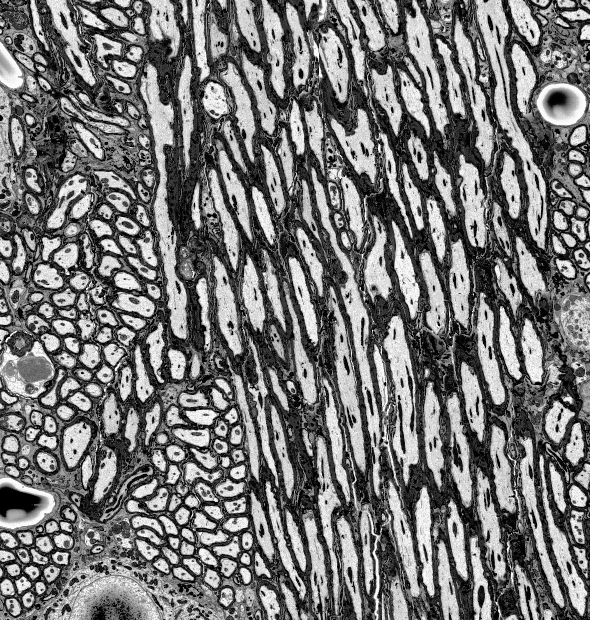
#> input picture cropedEM/Crop_mendedEM-0034.tiff, 590 x 620 px, given in place of cropedEM, which was not available
$ python multisaar2.py cropedEM out   (Python 2 division)   (older library calls are emulated)
#> lines starting #> are read from the running program, lines starting #| are printed output that depends on the picture; after the words box and inside, x2 and y2 are one past the last pixel; in counts of white or black regions, pixels touching at a corner belong together; pictures that were not available may be replaced by others from this repository, and a replacement may not be noted
import cv2
import numpy as np
import os
import sys
import glob
import code
import tifffile
from timeit import default_timer as timer

from scipy import ndimage as nd

from skimage import measure
try:
    from skimage import filters
except ImportError:
    from skimage import filter as filters

import matplotlib.pyplot as plt

import multiprocessing
from multiprocessing.dummy import Pool as ThreadPool
import functools

NUMBERCORES = multiprocessing.cpu_count()
print "Found " + str(NUMBERCORES) + " number of cores. Using " + str(NUMBERCORES - 1) + "."
NUMBERCORES -= 1

def findBBDimensions(listofpixels):
	if len(listofpixels) == 0:
		return None
	else:
		xs = [x[0] for x in listofpixels]
		ys = [y[1] for y in listofpixels]

		minxs = min(xs)
		maxxs = max(xs)

		minys = min(ys)
		maxys = max(ys)

		dx = max(xs) - min(xs)
		dy = max(ys) - min(ys)

		return [minxs, maxxs+1, minys, maxys+1], [dx, dy]

def adjustThresh(originalImg, value):
	ret,thresh1 = cv2.threshold(originalImg, int(value), 255, cv2.THRESH_BINARY)
	kernel = np.ones((2,2),np.uint8)
	#thresh1 = cv2.morphologyEx(thresh1, cv2.MORPH_OPEN, kernel)
	thresh1 = cv2.morphologyEx(thresh1, cv2.MORPH_CLOSE, kernel)
	return thresh1

def nothing(x):
    pass

def processEntireStack(path, threshValue, emPaths):
	pool = ThreadPool(NUMBERCORES)

	emImages = [cv2.imread(emPaths[z], -1) for z in xrange(len(emPaths))]

	result = pool.map(functools.partial(adjustThresh, value = threshValue), emImages)
	result2 = pool.map(contourAndErode, result)
	print "length of result: " + str(len(result2))
	return result2

def contourAndErode(threshImg):
	blank = np.zeros(threshImg.shape)
	kernel = np.ones((3,3),np.uint8)
	if cv2.__version__[0] == '3':
		contourImage, contours, hierarchy = cv2.findContours(threshImg, cv2.RETR_LIST, cv2.CHAIN_APPROX_NONE )
	else:
		contours, hierarchy = cv2.findContours(threshImg, cv2.RETR_LIST, cv2.CHAIN_APPROX_NONE )
	cv2.drawContours(blank, contours, -1, (255,255,255), -1)
	kernel = np.ones((2,2),np.uint8)
	blank = cv2.morphologyEx(blank, cv2.MORPH_CLOSE, kernel)

	blank = cv2.erode(blank, kernel, 1)
	return blank

def transformBlob(blob, displacement):
	dx, dy = displacement

	transformedBlob = [(point[0] + dx, point[1] + dy) for point in blob]

	return transformedBlob

def cleanLabels(img):
	kernel = np.ones((14,14),np.uint8)
	blankResult = np.zeros(img.shape, dtype=np.uint16)
	uniqueLabels = np.unique(img)[1:]
	for lab in uniqueLabels:
		indices = np.where(img==lab)
		if (indices[0].size < 10):
			#print "small label detected, skipping..."
			continue
		blob = zip(indices[0], indices[1])
		box, dimensions = findBBDimensions(blob)

		offset = [-10, 10, -10, 10]
		if (box[0] + offset[0]) < 0:
			offset[0] = 0 - box[0]
		if (box[1] + offset[1]) > img.shape[0]:
			offset[1] = img.shape[0] - box[1]
		if (box[2] + offset[2]) < 0:
			offset[2] = 0 - box[2]
		if (box[3] + offset[3]) > img.shape[1]:
			offset[3] = img.shape[1] - box[3]
		window = img[box[0] + offset[0]:box[1] + offset[1],box[2] + offset[2]:box[3] + offset[3]]
		localIndices = np.where(window==lab)
		blankImg = np.zeros(window.shape)

		blankImg[localIndices] = 99999

		blankImg = cv2.dilate(blankImg, kernel, 2)
		blankImg = cv2.erode(blankImg, kernel, 1)
		nonz = np.nonzero(blankImg)
		localBlob = zip(nonz[0],nonz[1])


		finalBlob = transformBlob(localBlob, (box[0] + offset[0], box[2] + offset[2]))

		blankResult[zip(*finalBlob)] = lab

	return blankResult

def main():
	emFolderPath = sys.argv[1]
	emPaths = sorted(glob.glob(emFolderPath +'*'))
	outputFolderPath = sys.argv[2]

	em = emPaths[0]
	img = cv2.imread(em, -1)
#> img is the input picture: shape (620, 590); min 0, max 253, mean 117.6
	oldThresh = 200
	cv2.namedWindow('image')

	# create trackbars for picking threshold
	cv2.createTrackbar('Threshold', 'image', 0, 255, nothing)
#> slider 'Threshold' is set to 85
	threshImg = img
	while(1):
		try:

			threshImg = cv2.resize(threshImg, (1900, 1200))
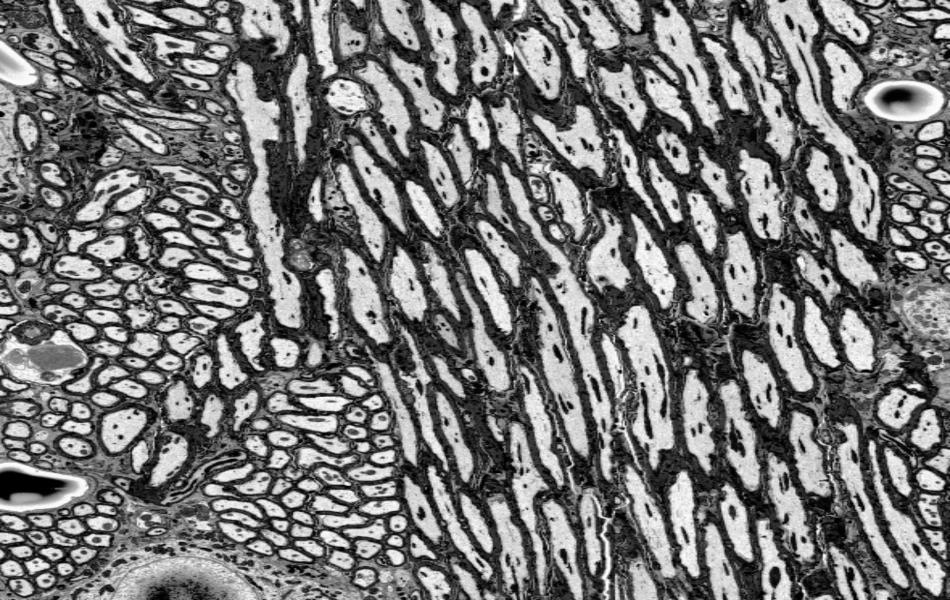
#> threshImg: shape (1200, 1900) (shown at 1/2 size); min 0, max 253, mean 117.5
			cv2.imshow('image', threshImg)
		except:
			print 'WARNING: cv2 did not read the image correctly'
		k = cv2.waitKey(1)
#> (key Esc is pressed here)
		if k == 32:
			break
		# get current positions of four trackbars
		r = cv2.getTrackbarPos('Threshold','image')
		if (r != oldThresh):
			oldThresh = r
			threshImg = adjustThresh(img, r)
#> in adjustThresh, `ret,thresh1 = cv2.threshold(originalImg, int(value), 255, cv2.THRESH_B..`:
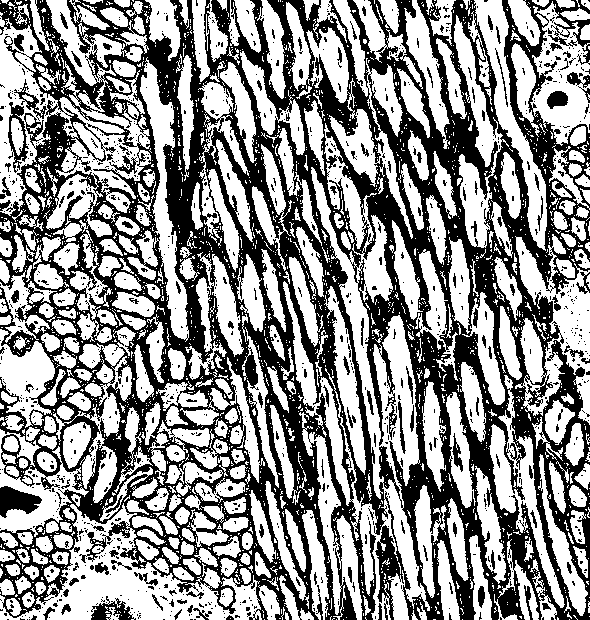
#> thresh1: shape (620, 590); 56.6% white; 1166 black regions (1038 under 20 px), largest, box (x1, y1, x2, y2) and area: (0, 0, 590, 620) 146579, (0, 486, 42, 518) 811, (8, 102, 29, 173) 518
#> in adjustThresh, `ret,thresh1 = cv2.threshold(originalImg, int(value), 255, cv2.THRESH_B..`: ret = 85
#> in adjustThresh, `thresh1 = cv2.morphologyEx(thresh1, cv2.MORPH_CLOSE, kernel)`:
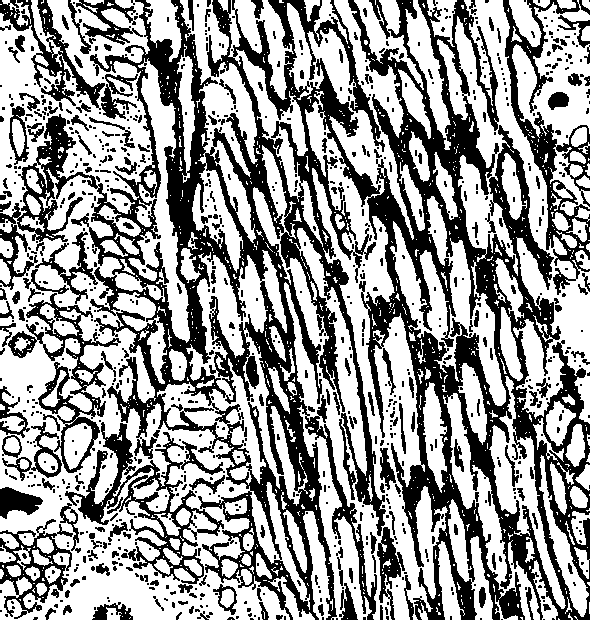
#> thresh1: shape (620, 590); 59.9% white; 892 black regions (671 under 20 px), largest, box (x1, y1, x2, y2) and area: (0, 0, 590, 620) 103094, (65, 422, 225, 584) 5654, (503, 0, 590, 295) 5625

	cv2.destroyAllWindows()
	startMain = timer()
	print "Contouring entire stack..."
	blank = processEntireStack('ok', oldThresh, emPaths)
#> in processEntireStack, `emImages = [cv2.imread(emPaths[z], -1) for z in xrange(len(emPaths))]`: emImages = 1 item
#| length of result: 1
#> blank = 1 item
	blank = np.dstack(blank)
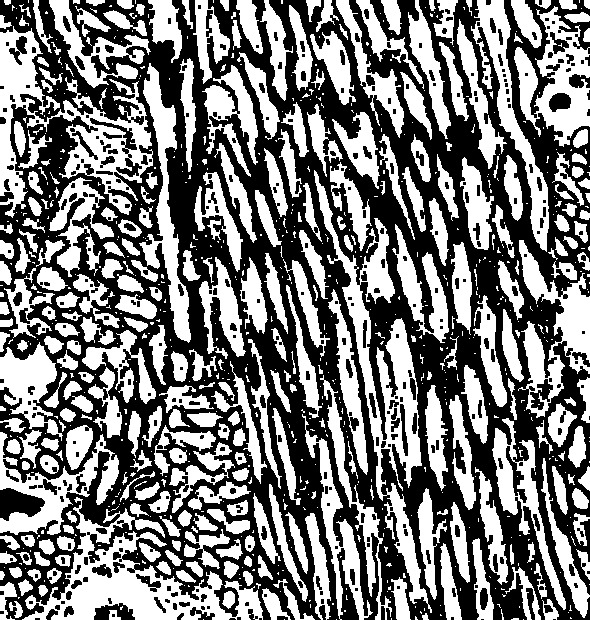
#> blank: shape (620, 590, 1) float64; 48% white; 859 white regions (545 under 20 px), largest, box (x1, y1, x2, y2) and area: (314, 170, 432, 613) 9417, (22, 497, 263, 620) 9085, (0, 26, 153, 218) 8829
	endContourStack = timer() - startMain
	start = timer()
	print "Finding connection..."
	labels = nd.measurements.label(blank)
	labels = labels[0]
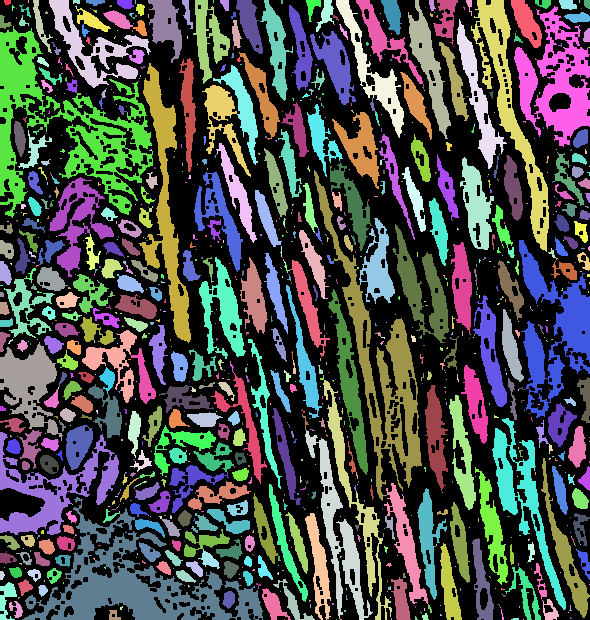
#> labels: shape (620, 590, 1) int32; 1061 distinct labels, from 0 to 1060; one colour per label, 0 black
	endConnections = timer() - start

	print "Cleaning labels..."
	pool = ThreadPool(NUMBERCORES)
	#cleanLabels(np.dsplit(labels, labels.shape[2])[0])

	labels = np.dstack(pool.map(cleanLabels, np.dsplit(labels, labels.shape[2])))
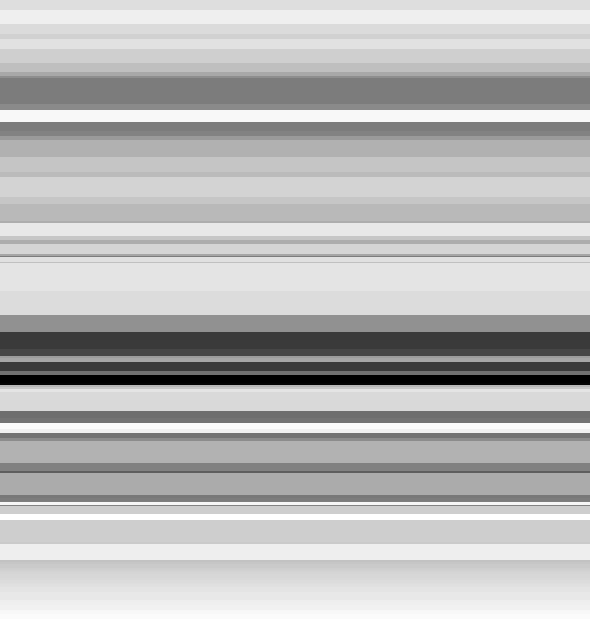
#> labels: shape (620, 590, 1) uint16; min 665, max 1055, mean 948.3; drawn with min black and max white
	labels = np.uint16(labels)
	endClean = timer() - start

	print "Writing file..."
	start = timer()
	for each in xrange(labels.shape[2]):
		print each
		#code.interact(local=locals())
		img = labels[:,:,each]
		tifffile.imsave(outputFolderPath + str(each).zfill(4) + '.tif', img)
	endWritingFile = timer() - start

	endTime = timer()

	with open('runStats_multi2.txt', 'w') as f:
		f.write('Run Stats \n')
		f.write('Run start: ' + str(startMain) + '\n')
		f.write('Total time: '+ str(endTime - startMain) + '\n')
		f.write('Contour time: ' + str(endContourStack) + '\n')
		f.write('Connection time: ' + str(endConnections) + '\n')
		f.write('Clean time: ' + str(endClean) + '\n')
		f.write('Writing file time: ' + str(endWritingFile) + '\n')
		f.write('Total number of labels: ' + str(len(np.unique(labels))))


cv2.destroyAllWindows()

if __name__ == "__main__":
	main()

$ run again, on cropedEM/Crop_mendedEM-0039.tiff
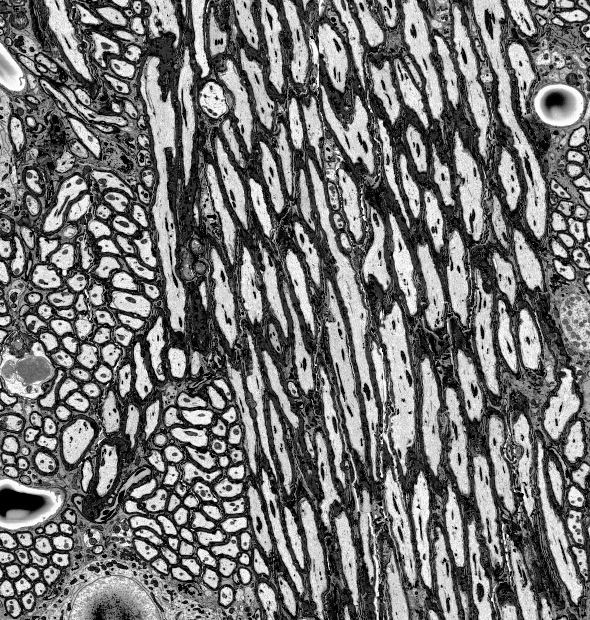
#> input picture cropedEM/Crop_mendedEM-0039.tiff, 590 x 620 px, given in place of cropedEM, which was not available
#> in main, img is the input picture: shape (620, 590); min 0, max 253, mean 117.2
#> in adjustThresh, `ret,thresh1 = cv2.threshold(originalImg, int(value), 255, cv2.THRESH_B..`:
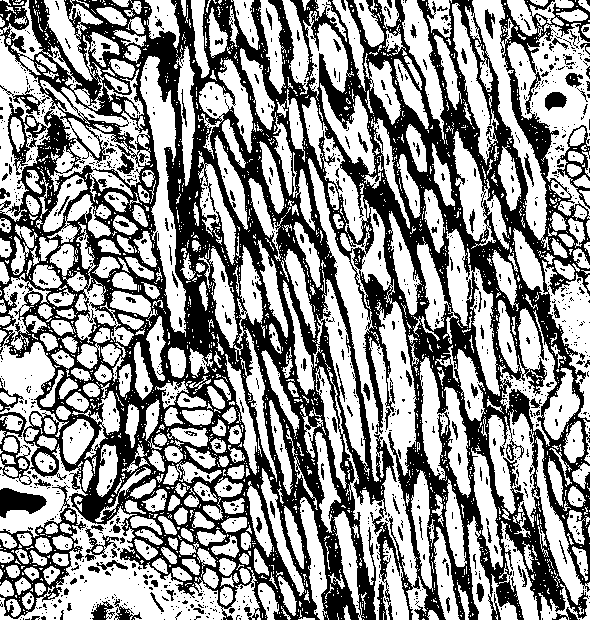
#> thresh1: shape (620, 590); 56.9% white; 1316 black regions (1176 under 20 px), largest, box (x1, y1, x2, y2) and area: (0, 0, 590, 620) 142410, (0, 485, 86, 619) 2695, (0, 488, 47, 518) 866
#> ret = 85
#> emImages = 1 item
#| length of result: 1
#> in main, `labels = np.dstack(pool.map(cleanLabels, np.dsplit(labels, labels.shap..`:
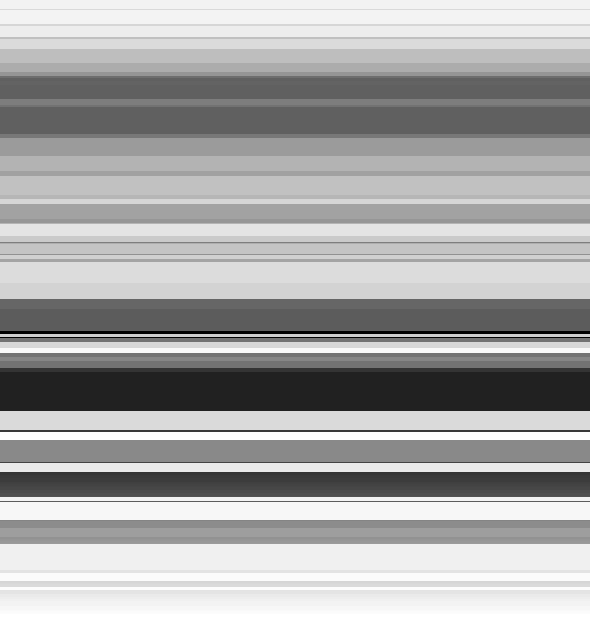
#> labels: shape (620, 590, 1) uint16; min 788, max 1130, mean 1012.8; drawn with min black and max white

$ run again, on cropedEM/Crop_mendedEM-0048.tiff
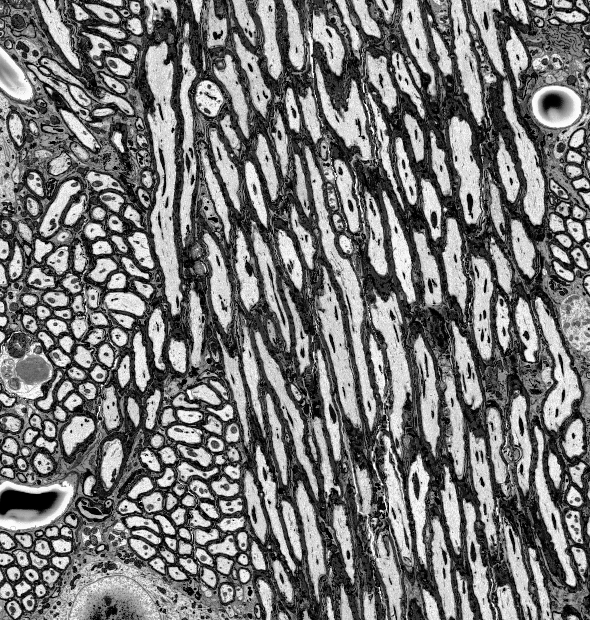
#> input picture cropedEM/Crop_mendedEM-0048.tiff, 590 x 620 px, given in place of cropedEM, which was not available
#> in main, img is the input picture: shape (620, 590); min 0, max 253, mean 118.9
#> in adjustThresh, `ret,thresh1 = cv2.threshold(originalImg, int(value), 255, cv2.THRESH_B..`:
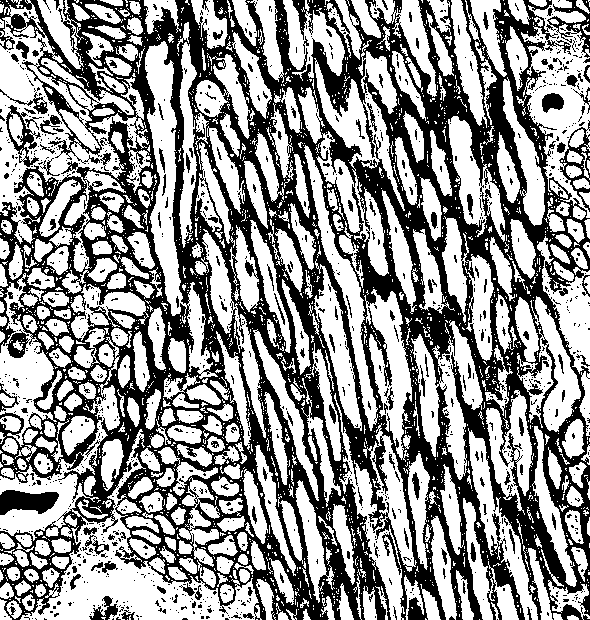
#> thresh1: shape (620, 590); 57.6% white; 1239 black regions (1092 under 20 px), largest, box (x1, y1, x2, y2) and area: (0, 0, 590, 620) 141847, (0, 490, 59, 515) 1047, (559, 120, 590, 212) 720
#> ret = 85
#> emImages = 1 item
#| length of result: 1
#> in main, `labels = np.dstack(pool.map(cleanLabels, np.dsplit(labels, labels.shap..`:
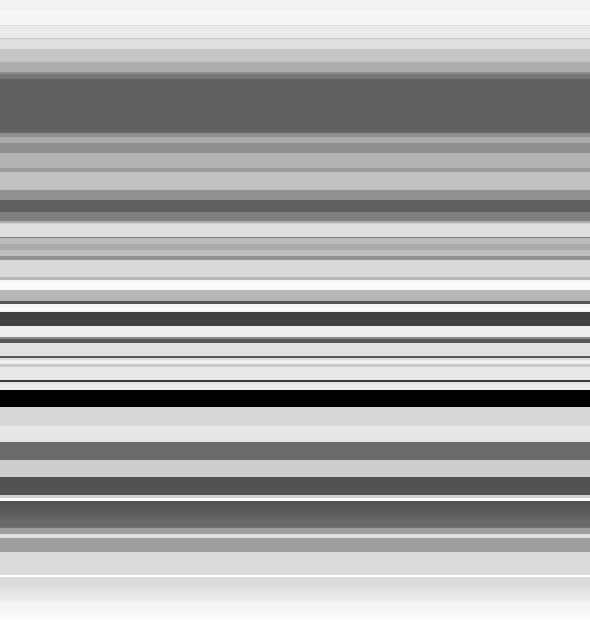
#> labels: shape (620, 590, 1) uint16; min 717, max 1049, mean 941.2; drawn with min black and max white
